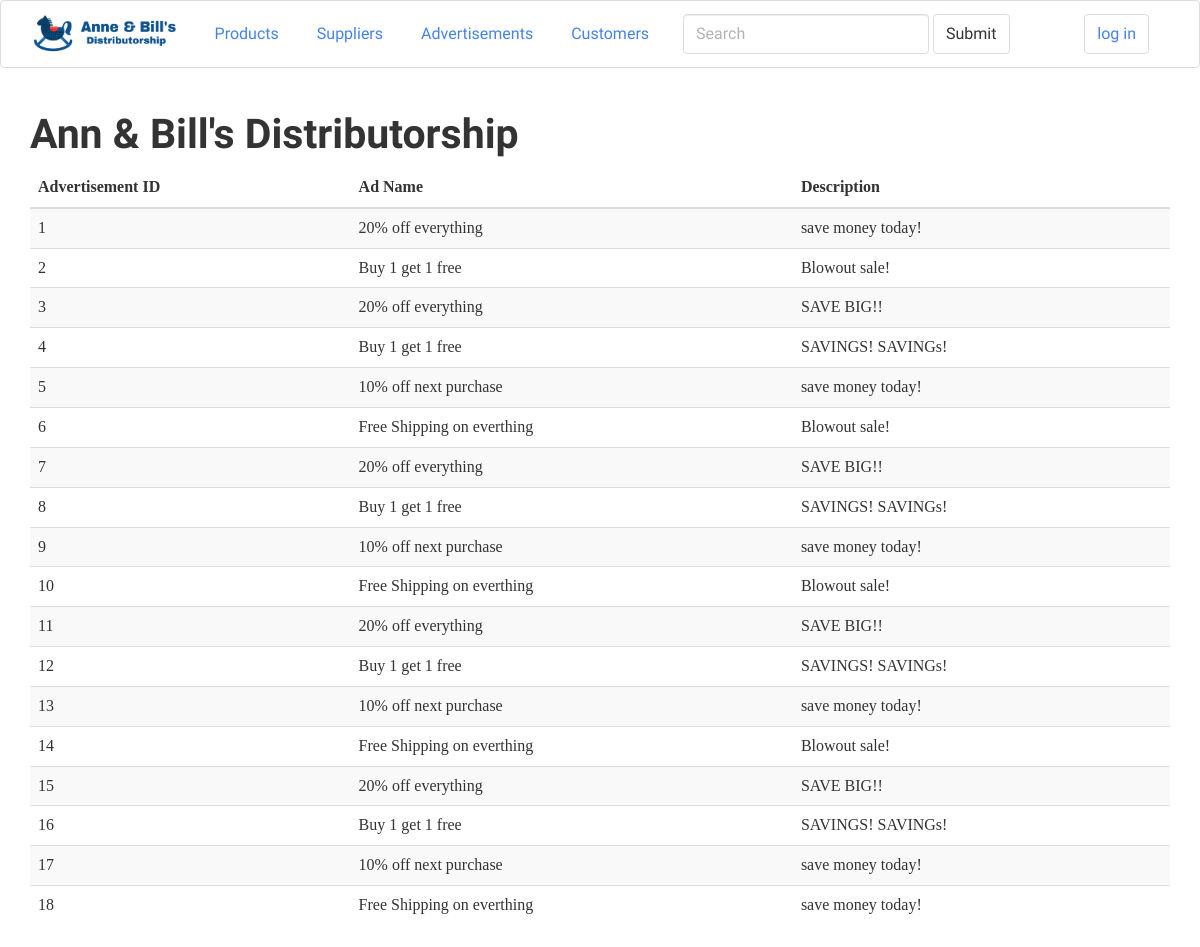
The page /ads on the database its author committed.
### tables this page shows
CREATE TABLE ADVERTISEMENT(
  AD_ID INTEGER NOT NULL,
  AD_NAME VARCHAR (50) NOT NULL,
  AD_DESCRIPTION VARCHAR (200) NOT NULL,
  PRIMARY KEY (AD_ID)
);

### first.py (the view)
@app.route('/ads')
def show_ads():
    db = get_db()
    cur = db.execute('select * from ADVERTISEMENT order by AD_ID asc')
    ads = cur.fetchall()
    return render_template('ads.html', ads=ads)

### first.py (called while the page is built)
def connect_db():
    rv = sqlite3.connect(app.config['DATABASE'])
    rv.row_factory = sqlite3.Row
    return rv

def get_db():
    if not hasattr(g, 'sqlite_db'):
        g.sqlite_db = connect_db()
    return g.sqlite_db

### templates/ads.html (shortened to what this page needs)
{% extends "layout.html" %}
{% block body %}
    <table class="table table-striped table-hover ">
      <thead>
        <tr>
          <th>Advertisement ID</th>
          <th>Ad Name</th>
          <th>Description</th>
        </tr>
      </thead>
      <tbody>
      {% for ad in ads %}
        <tr>
          <td>{{ ad.ad_id }}</td>
          <td>{{ ad.ad_name }}</td>
          <td>{{ ad.ad_description }}</td>
        </tr>
      {% else %}
        <tr>
          <td>No Supplies</td>
        </tr>
      {% endfor %}
      </tbody>
    </table>
{% endblock %}

### templates/layout.html (shortened to what this page needs)
<!doctype html>
<head>
    <link rel=stylesheet type=text/css href="{{ url_for('static', filename='style.css') }}">
</head>
<body>
<nav class="navbar navbar-default">
  <div class="container">
    <div class="navbar-header">
      <a  href="/"><img src="{{ url_for('static', filename='dist.png') }}" class="navbar-brand"></a>
    </div>
    <div class="collapse navbar-collapse" id="bs-example-navbar-collapse-1">
      <ul class="nav navbar-nav">
        <li><a href="/products">Products<span class="sr-only">(current)</span></a></li>
        <li><a href="/suppliers">Suppliers</a></li>
        <li><a href="/ads">Advertisements</a></li>
        <li><a href="/customers">Customers</a></li>
      </ul>
      <form class="navbar-form navbar-left" role="search">
        <div class="form-group">
          <input type="text" class="form-control" placeholder="Search">
        </div>
        <button type="submit" class="btn btn-default">Submit</button>
      </form>
      <ul class="nav navbar-nav navbar-right">
        <li class="active">
             {% if not session.logged_in %}
                <a href="{{ url_for('login') }}">log in</a>
              {% else %}
                <a href="{{ url_for('logout') }}">log out</a>
              {% endif %}
        </li>
      </ul>
    </div>
  </div>
</nav>
    <div class="container">
      <h1>Ann & Bill's Distributorship</h1>
      {% block body %}{% endblock %}
    </div>
<body>

### rows shown on the page
ADVERTISEMENT: ad_id "1", ad_name "20% off everything", ad_description "save money today!"
ADVERTISEMENT: ad_id "2", ad_name "Buy 1 get 1 free", ad_description "Blowout sale!"
ADVERTISEMENT: ad_id "3", ad_name "20% off everything", ad_description "SAVE BIG!!"
ADVERTISEMENT: ad_id "4", ad_name "Buy 1 get 1 free", ad_description "SAVINGS! SAVINGs!"
ADVERTISEMENT: ad_id "5", ad_name "10% off next purchase", ad_description "save money today!"
ADVERTISEMENT: ad_id "6", ad_name "Free Shipping on everthing", ad_description "Blowout sale!"
ADVERTISEMENT: ad_id "7", ad_name "20% off everything", ad_description "SAVE BIG!!"
ADVERTISEMENT: ad_id "8", ad_name "Buy 1 get 1 free", ad_description "SAVINGS! SAVINGs!"
ADVERTISEMENT: ad_id "9", ad_name "10% off next purchase", ad_description "save money today!"
ADVERTISEMENT: ad_id "10", ad_name "Free Shipping on everthing", ad_description "Blowout sale!"
ADVERTISEMENT: ad_id "11", ad_name "20% off everything", ad_description "SAVE BIG!!"
ADVERTISEMENT: ad_id "12", ad_name "Buy 1 get 1 free", ad_description "SAVINGS! SAVINGs!"
ADVERTISEMENT: ad_id "13", ad_name "10% off next purchase", ad_description "save money today!"
ADVERTISEMENT: ad_id "14", ad_name "Free Shipping on everthing", ad_description "Blowout sale!"
ADVERTISEMENT: ad_id "15", ad_name "20% off everything", ad_description "SAVE BIG!!"
ADVERTISEMENT: ad_id "16", ad_name "Buy 1 get 1 free", ad_description "SAVINGS! SAVINGs!"
ADVERTISEMENT: ad_id "17", ad_name "10% off next purchase", ad_description "save money today!"
ADVERTISEMENT: ad_id "18", ad_name "Free Shipping on everthing", ad_description "save money today!"
